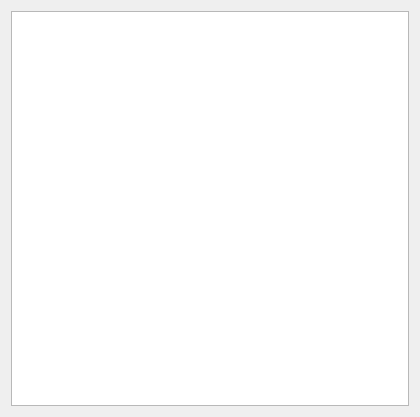
<?xml version="1.0" encoding="UTF-8"?>
<ui version="4.0">
 <class>ingred_Dialog</class>
 <widget class="QDialog" name="ingred_Dialog">
  <property name="geometry">
   <rect>
    <x>0</x>
    <y>0</y>
    <width>420</width>
    <height>417</height>
   </rect>
  </property>
  <property name="windowTitle">
   <string>Dialog</string>
  </property>
  <property name="styleSheet">
   <string notr="true">font-size:13px;</string>
  </property>
  <layout class="QHBoxLayout" name="horizontalLayout">
   <item>
    <widget class="QPlainTextEdit" name="fin_ingred_plainTextEdit"/>
   </item>
  </layout>
 </widget>
 <resources/>
 <connections/>
</ui>
